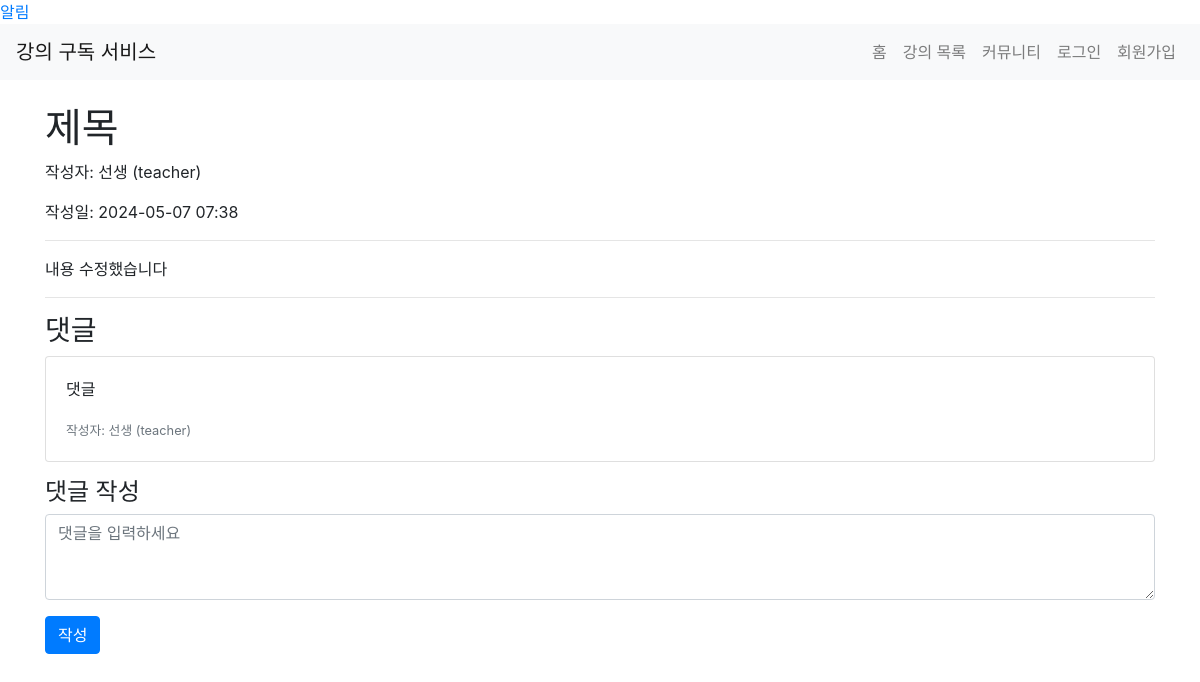
The page /community/posts/2 on the database its author committed.
### app/models.py (models this page shows, shortened)
class Post(db.Model):
    id = db.Column(db.Integer, primary_key=True)
    title = db.Column(db.String(200), nullable=False)
    content = db.Column(db.Text, nullable=False)
    created_at = db.Column(db.DateTime, default=datetime.utcnow)
    author_id = db.Column(db.Integer, db.ForeignKey('user.id'), nullable=False)
    author = db.relationship('User', backref=db.backref('posts', lazy=True))

class User(UserMixin, db.Model):
    id = db.Column(db.Integer, primary_key=True)
    name = db.Column(db.String(100), nullable=False)
    email = db.Column(db.String(120), unique=True, nullable=False)
    password = db.Column(db.String(255), nullable=False)
    role = db.Column(db.String(20), nullable=False)  # 'student' 또는 'teacher'
    enrollments = db.relationship('Enrollment', back_populates='student', lazy=True)
    courses = db.relationship('Course', back_populates='teacher', lazy=True)  # 강사가 가르치는 강좌들
    subscription = db.relationship('Subscription', uselist=False)
    bio = db.Column(db.Text)
    notifications = db.relationship('Notification', back_populates='user', lazy=True)

class Comment(db.Model):
    id = db.Column(db.Integer, primary_key=True)
    content = db.Column(db.Text, nullable=False)
    created_at = db.Column(db.DateTime, default=datetime.utcnow)
    author_id = db.Column(db.Integer, db.ForeignKey('user.id'), nullable=False)
    post_id = db.Column(db.Integer, db.ForeignKey('post.id'), nullable=False)
    author = db.relationship('User', backref=db.backref('comments', lazy=True))
    post = db.relationship('Post', backref=db.backref('comments', lazy=True))

### app/views/community.py (the view)
@bp.route('/posts/<int:post_id>')
def post_detail(post_id):
    post = Post.query.get_or_404(post_id)
    rankings = get_teacher_rankings()
    form = CommentForm()
    return render_template('community/post_detail.html', post=post, rankings=rankings, form=form)

### app/forms.py
class CommentForm(FlaskForm):
    content = TextAreaField('댓글', validators=[DataRequired()])
    submit = SubmitField('작성')

### app/views/teachers.py (called while the page is built)
def get_teacher_rankings():
    teachers = User.query.filter_by(role='teacher').all()
    teacher_scores = []
    for teacher in teachers:
        enrollments = Enrollment.query.join(Course).filter(Course.teacher == teacher).all()
        num_students = len(enrollments)
        avg_rating = sum(enrollment.rating or 0 for enrollment in enrollments) / num_students if num_students > 0 else 0
        score = num_students * avg_rating
        teacher_scores.append((teacher, score))
    rankings = sorted(teacher_scores, key=lambda x: x[1], reverse=True)
    return rankings

### app/templates/community/post_detail.html (shortened to what this page needs)
{% extends 'base.html' %}
{% block content %}
<h1>{{ post.title }}</h1>
<p>작성자: {{ post.author.name }} ({{ post.author.role }})</p>
<p>작성일: {{ post.created_at.strftime('%Y-%m-%d %H:%M') }}</p>
<hr>
<p>{{ post.content }}</p>
<hr>
<h3>댓글</h3>
{% for comment in post.comments %}
<div class="card mb-3">
    <div class="card-body">
        <p class="card-text">{{ comment.content }}</p>
        <p class="card-text"><small class="text-muted">작성자: {{ comment.author.name }} ({{ comment.author.role }})</small></p>
    </div>
</div>
{% endfor %}
<h4>댓글 작성</h4>
<form method="POST" action="{{ url_for('community.new_comment', post_id=post.id) }}">
    <div class="form-group">
        {{ form.content(class='form-control', rows=3, placeholder='댓글을 입력하세요') }}
    </div>
    <button type="submit" class="btn btn-primary">작성</button>
</form>
{% endblock %}

### rows shown on the page
Post: title "제목", created_at "2024-05-07 07:38", content "내용 수정했습니다"
User: author.name "선생", author.role "teacher"
Comment: content "댓글", author.name "선생", author.role "teacher"
